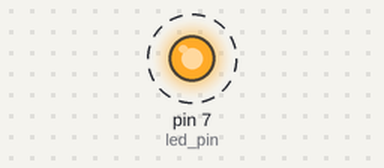
The sketch below on a simulated Arduino Uno, built with avr-gcc and run on an emulated ATmega328P. Shown: output pins drawn as LEDs (lit = HIGH). Dashed ring = blinking.

Above: at 0.2 s.
Timing chart, 0 to 3.0 s (numbered marks = the images above):
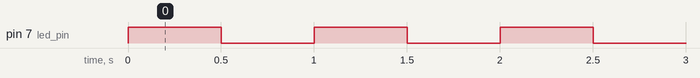

Measured:
- by itself, pin 7 (led_pin): alternates HIGH for 0.50 s and LOW for 0.50 s

The sketch:

learning_activity5_challenge1_for_loop__1_.ino
```cpp
int led_pin = 7;

int i =0;

void setup() {
  // put your setup code here, to run once:
  pinMode(led_pin,OUTPUT);

}

void loop() {
  // put your main code here, to run repeatedly:
  while(1){
    digitalWrite(led_pin,HIGH);
    delay(500);
    digitalWrite(led_pin,LOW);
    delay(500);
    }


}
```
